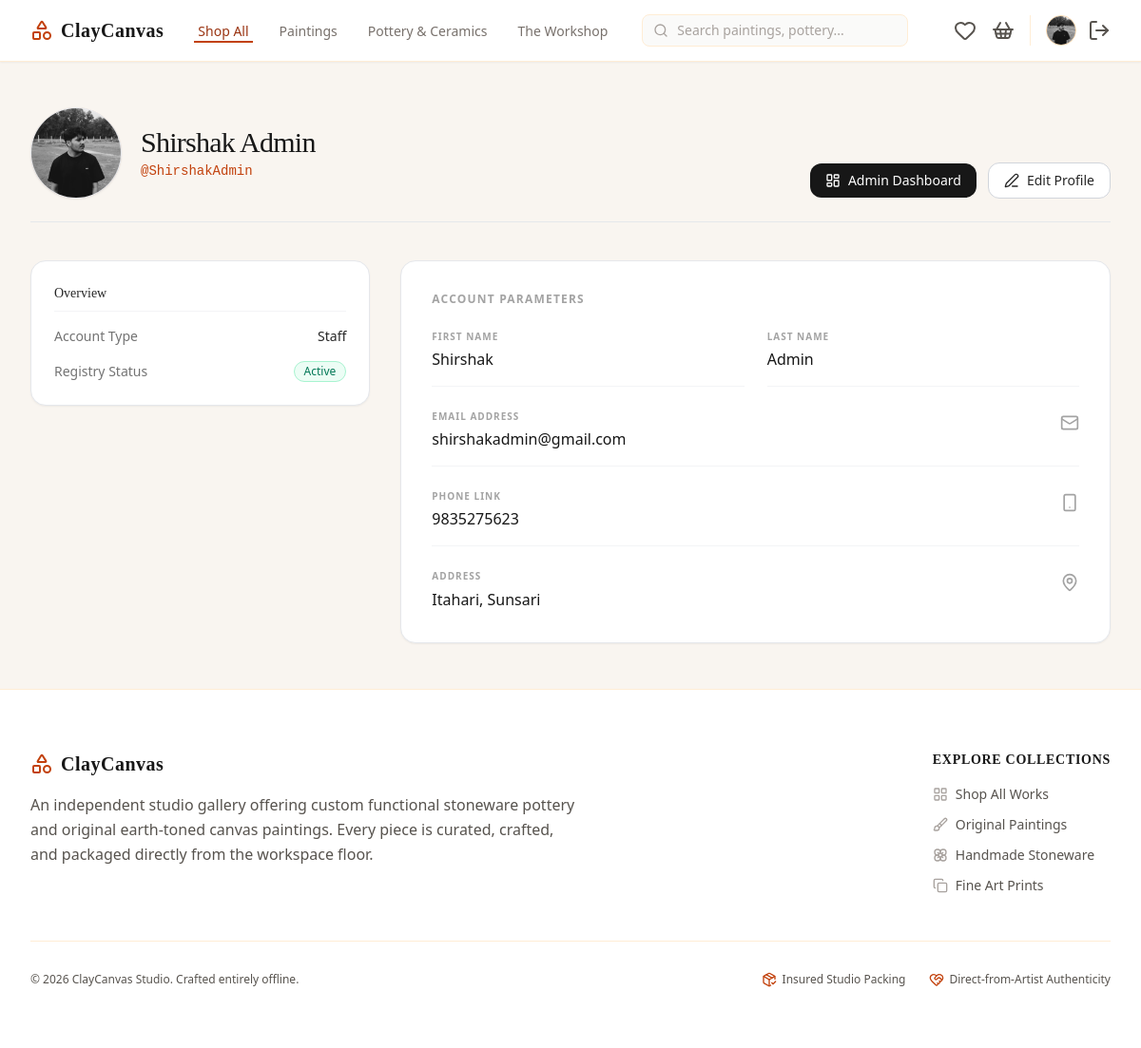
Screenshot of /profile/ (signed in) with the database file from the repository.
### cc_app/models.py (models this page shows, shortened)
class User(AbstractUser):
    phone = models.CharField(max_length=20, blank=True)
    address = models.TextField(blank=True)
    profile_picture = models.ImageField(upload_to='images/user/', blank=True, null=True)

### cc_app/views/profile_view.py (the view)
# urls.py: path('profile/', profile_view, name='profile'),
@login_required
def profile_view(request):
    return render(request, 'main/profile_page.html')

### cc_app/templates/main/profile_page.html (shortened to what this page needs)
<!DOCTYPE html>
<html lang="en">
<head>
    {% load static %}
    <link href="{% static 'css/styles.css' %}" rel="stylesheet" />
</head>
<body class="bg-[#f9f5f0] font-sans min-h-screen flex flex-col text-neutral-900">
    {% include 'components/_navbar.html' %}
    <main class="flex-grow max-w-7xl w-full mx-auto px-4 py-12 sm:px-6 lg:px-8">
        <div class="mb-10 flex flex-col sm:flex-row sm:items-end sm:justify-between gap-6 pb-6 border-b border-gray-200">
            <div class="flex items-center gap-5">
                <div class="relative w-24 h-24 shrink-0">
                    <div class="relative w-24 h-24 rounded-full bg-white border border-gray-200 overflow-hidden flex items-center justify-center text-neutral-400 shadow-sm">
                        {% if user.profile_picture %}
                            <img src="{{ user.profile_picture.url }}" alt="{{ user.username }}" class="w-full h-full object-cover">
                        {% else %}
                            <i data-lucide="user" class="w-8 h-8"></i>
                        {% endif %}
                    </div>
                </div>
                <div>
                    <h1 class="text-3xl font-serif font-normal text-neutral-900 tracking-tight">
                        {% if user.first_name or user.last_name %}
                            {{ user.first_name }} {{ user.last_name }}
                        {% elif user.is_staff %}
                            Administrator
                        {% else %}
                            Anonymous User
                        {% endif %}
                    </h1>
                    <p class="text-sm font-mono text-orange-700 mt-0.5">@{{ user.username|default:"dummy_creator" }}</p>
                </div>
            </div>
            <div class="flex flex-wrap items-center gap-3">
                {% if user.is_staff %}
                    <a href="/dashboard/admin/" class="bg-neutral-900 hover:bg-orange-700 text-white font-medium py-2 px-4 rounded-xl transition-colors text-sm flex items-center gap-2">
                        <i data-lucide="layout-dashboard" class="w-4 h-4"></i>
                        Admin Dashboard
                    </a>
                {% else %}
                    <a href="/dashboard/" class="bg-neutral-900 hover:bg-orange-700 text-white font-medium py-2 px-4 rounded-xl transition-colors text-sm flex items-center gap-2">
                        <i data-lucide="layout-dashboard" class="w-4 h-4"></i>
                        Dashboard
                    </a>
                {% endif %}
                <a href="/profile/edit/" class="bg-white hover:bg-neutral-50 text-neutral-800 font-medium py-2 px-4 rounded-xl transition-colors text-sm border border-gray-300 flex items-center gap-2">
                    <i data-lucide="edit-3" class="w-4 h-4"></i>
                    Edit Profile
                </a>
            </div>
        </div>
        <div class="grid grid-cols-1 lg:grid-cols-3 gap-8 items-start">
            <div class="lg:col-span-1 space-y-4">
                <div class="bg-white border border-gray-200 p-6 rounded-2xl shadow-sm space-y-4">
                    <h3 class="text-sm font-serif font-normal text-neutral-800 border-b border-gray-100 pb-2">Overview</h3>
                    <div class="flex items-center justify-between text-sm">
                        <span class="text-neutral-500">Account Type</span>
                        <span class="font-medium text-neutral-800">
                            {% if user.is_staff %}Staff{% else %}Customer{% endif %}
                        </span>
                    </div>
                    <div class="flex items-center justify-between text-sm">
                        <span class="text-neutral-500">Registry Status</span>
                        <span class="inline-flex items-center px-2.5 py-0.5 rounded-full text-xs font-medium bg-emerald-50 text-emerald-700 border border-emerald-200">
                            Active
                        </span>
                    </div>
                </div>
            </div>
            <div class="lg:col-span-2 bg-white border border-gray-200 p-8 rounded-2xl shadow-sm">
                <h2 class="text-xs font-bold uppercase tracking-widest text-neutral-400 mb-6">Account Parameters</h2>
                <div class="space-y-6">
                    <div class="grid grid-cols-1 sm:grid-cols-2 gap-6">
                        <div class="border-b border-gray-100 pb-4">
                            <span class="text-[10px] font-bold uppercase tracking-widest text-neutral-400 block mb-1">First Name</span>
                            <p class="text-base font-medium text-neutral-900">{{ user.first_name|default:"—" }}</p>
                        </div>
                        <div class="border-b border-gray-100 pb-4">
                            <span class="text-[10px] font-bold uppercase tracking-widest text-neutral-400 block mb-1">Last Name</span>
                            <p class="text-base font-medium text-neutral-900">{{ user.last_name|default:"—" }}</p>
                        </div>
                    </div>
                    <div class="flex items-start justify-between gap-4 border-b border-gray-100 pb-4">
                        <div>
                            <span class="text-[10px] font-bold uppercase tracking-widest text-neutral-400 block mb-1">Email Address</span>
                            <p class="text-base font-medium text-neutral-900 break-all">{{ user.email|default:"creator@claycanvas.com" }}</p>
                        </div>
                        <i data-lucide="mail" class="w-5 h-5 text-neutral-400 shrink-0 mt-1"></i>
                    </div>
                    <div class="flex items-start justify-between gap-4 border-b border-gray-100 pb-4">
                        <div>
                            <span class="text-[10px] font-bold uppercase tracking-widest text-neutral-400 block mb-1">Phone Link</span>
                            <p class="text-base font-medium text-neutral-900">{{ user.phone|default:"No hardware link configured" }}</p>
                        </div>
                        <i data-lucide="smartphone" class="w-5 h-5 text-neutral-400 shrink-0 mt-1"></i>
                    </div>
                    <div class="flex items-start justify-between gap-4">
                        <div>
                            <span class="text-[10px] font-bold uppercase tracking-widest text-neutral-400 block mb-1">Address</span>
                            <p class="text-base font-medium text-neutral-900 whitespace-pre-line leading-relaxed">{{ user.address|default:"No Address provided" }}</p>
                        </div>
                        <i data-lucide="map-pin" class="w-5 h-5 text-neutral-400 shrink-0 mt-1"></i>
                    </div>
                </div>
            </div>
        </div>
    </main>
    {% include 'components/_footer.html' %}
</body>
</html>

### cc_app/templates/components/_navbar.html (shortened to what this page needs)
<nav class="bg-white border-b border-orange-100 sticky top-0 z-50 shadow-sm">
    <div class="max-w-7xl mx-auto px-4 sm:px-6 lg:px-8">
        <div class="flex justify-between h-16 items-center">
            <div class="flex items-center flex-1 md:flex-initial">
                <div class="flex-shrink-0 flex items-center mr-8">
                    <i data-lucide="shapes" class="text-orange-700 mr-2"></i>
                    <span class="text-xl font-bold tracking-wide text-orange-950 font-serif">ClayCanvas</span>
                </div>
                <div class="hidden md:flex space-x-6 font-medium">
                    <a href="#" class="text-orange-800 border-b-2 border-orange-700 px-1 pt-1 text-sm">Shop All</a>
                    <a href="#" class="text-stone-500 hover:text-orange-800 px-1 pt-1 text-sm transition">Paintings</a>
                    <a href="#" class="text-stone-500 hover:text-orange-800 px-1 pt-1 text-sm transition">Pottery & Ceramics</a>
                    <a href="#" class="text-stone-500 hover:text-orange-800 px-1 pt-1 text-sm transition">The Workshop</a>
                </div>
            </div>
            <div class="hidden sm:block flex-1 max-w-md mx-8">
                <form action="#" method="GET" class="relative m-0">
                    <div class="absolute inset-y-0 left-0 pl-3 flex items-center pointer-events-none">
                    </div>
                    <input type="text" name="q" placeholder="Search paintings, pottery..." class="block w-full pl-9 pr-3 py-1.5 border border-orange-100 rounded-lg bg-stone-50 text-sm placeholder-stone-400 focus:outline-none focus:border-orange-400 focus:bg-white text-stone-800 transition">
                </form>
            </div>
            <div class="flex items-center space-x-4">
                <a href="#" class="text-stone-600 hover:text-orange-800 transition relative">
                    <i data-lucide="heart"></i>
                </a>
                <a href="#" class="text-stone-600 hover:text-orange-800 transition relative mr-2">
                    <i data-lucide="shopping-basket"></i>
                </a>
                {% if user.is_authenticated %}
                    <div class="flex items-center space-x-3 border-l border-orange-100 pl-4">
                        <a href="/profile/" class="block h-8 w-8 rounded-full overflow-hidden border border-orange-200 bg-orange-50 focus:outline-none">
                            {% if user.profile_picture %}
                                <img src="{{ user.profile_picture.url }}" alt="{{ user.username }}" class="h-full w-full object-cover">
                            {% else %}
                                <div class="h-full w-full flex items-center justify-center text-orange-800 font-bold text-sm bg-amber-100">
                                    {{ user.username|slice:":1"|upper }}
                                </div>
                            {% endif %}
                        </a>
                        <a href="/logout/" class="text-stone-600 hover:text-red-700 transition" title="Logout">
                            <i data-lucide="log-out"></i>
                        </a>
                    </div>
                {% endif %}
            </div>
        </div>
    </div>
</nav>

### rows the page displays
User: profile_picture (picture), first_name "Shirshak", last_name "Admin", username "ShirshakAdmin", email "shirshakadmin@gmail.com", phone "9835275623", address "Itahari, Sunsari"
